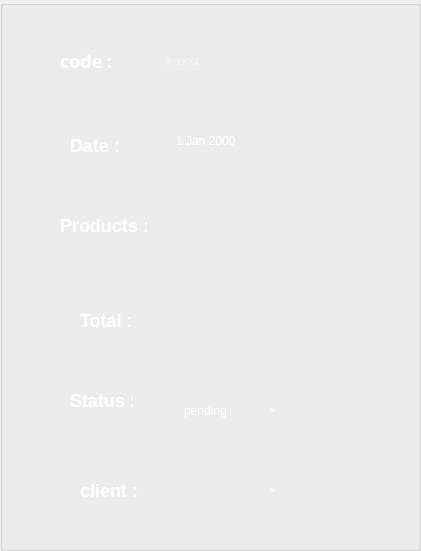
       <widget class="QGroupBox" name="groupBox_3">
        <property name="geometry">
         <rect>
          <x>0</x>
          <y>70</y>
          <width>421</width>
          <height>551</height>
         </rect>
        </property>
        <property name="styleSheet">
         <string notr="true">#widget_2 {
    background: qlineargradient(
        x1:0, y1:0, x2:1, y2:0,

        /* Bleu très clair en entrée */
        stop:0 rgba(90, 150, 255, 70),

        /* Bleu encore plus clair au centre */
        stop:0.5 rgba(140, 190, 255, 60),

        /* Bleu léger et doux en sortie */
        stop:1 rgba(100, 160, 255, 70)
    );

    border-radius: 26px;

    /* contour très discret */
    border: 1px solid rgba(255, 255, 255, 50);

    /* Reflet intérieur très soft (effet verre) */
    box-shadow:
        inset 0 0 35px rgba(255, 255, 255, 30),
        0 0 20px rgba(100, 160, 255, 25);
}
</string>
        </property>
        <property name="title">
         <string/>
        </property>
        <widget class="QLineEdit" name="lineEdit_products">
         <property name="geometry">
          <rect>
           <x>160</x>
           <y>210</y>
           <width>111</width>
           <height>41</height>
          </rect>
         </property>
         <property name="styleSheet">
          <string notr="true">QLineEdit {
    color: white;
    background: transparent;
    padding: 6px 14px;
    border-radius: 18px;

    /* Bordure lumineuse bleu/cyan comme la photo */
    border: 2px solid qlineargradient(
        x1:0, y1:0, x2:1, y2:0,
        stop:0 #00eaff,
        stop:1 #6a7cff
    );
}

/* Effet glow au focus */
QLineEdit:focus {
    border: 2px solid #00eaff;
    box-shadow: 0 0 12px #00eaff;
}
</string>
         </property>
        </widget>
        <widget class="QLineEdit" name="lineEdit_total">
         <property name="geometry">
          <rect>
           <x>170</x>
           <y>300</y>
           <width>121</width>
           <height>41</height>
          </rect>
         </property>
         <property name="styleSheet">
          <string notr="true">QLineEdit {
    color: white;
    background: transparent;
    padding: 6px 14px;
    border-radius: 18px;

    /* Bordure lumineuse bleu/cyan comme la photo */
    border: 2px solid qlineargradient(
        x1:0, y1:0, x2:1, y2:0,
        stop:0 #00eaff,
        stop:1 #6a7cff
    );
}

/* Effet glow au focus */
QLineEdit:focus {
    border: 2px solid #00eaff;
    box-shadow: 0 0 12px #00eaff;
}
</string>
         </property>
        </widget>
        <widget class="QDateEdit" name="dateEdit_date">
         <property name="geometry">
          <rect>
           <x>160</x>
           <y>120</y>
           <width>121</width>
           <height>41</height>
          </rect>
         </property>
         <property name="styleSheet">
          <string notr="true">QDateEdit {
    color: white;
    background: transparent;
    padding: 6px 14px;
    border-radius: 18px;
    border: 2px solid qlineargradient(
        x1:0, y1:0, x2:1, y2:0,
        stop:0 #00eaff,
        stop:1 #6a7cff
    );
}

QDateEdit:focus {
    border: 2px solid #00eaff;
    box-shadow: 0 0 12px #00eaff;
}

QDateEdit::drop-down {
    border: none;
    background: transparent;
    width: 24px;
}

QDateEdit::down-arrow {
    image: url(:/images/ressource/icons8-calendar-50.png);
    width: 20px;
    height: 20px;
}
</string>
         </property>
        </widget>
        <widget class="QLabel" name="label_9">
         <property name="geometry">
          <rect>
           <x>60</x>
           <y>50</y>
           <width>91</width>
           <height>21</height>
          </rect>
         </property>
         <property name="font">
          <font>
           <family>Swis721 Blk BT</family>
           <pointsize>-1</pointsize>
           <italic>false</italic>
           <bold>true</bold>
          </font>
         </property>
         <property name="styleSheet">
          <string notr="true">font-size:18px;
color:#ffffff;
font-weight: bold;</string>
         </property>
         <property name="text">
          <string>code :</string>
         </property>
        </widget>
        <widget class="QLabel" name="label_10">
         <property name="geometry">
          <rect>
           <x>70</x>
           <y>130</y>
           <width>91</width>
           <height>31</height>
          </rect>
         </property>
         <property name="styleSheet">
          <string notr="true">font-size:18px;
color:#ffffff;
font-weight: bold;</string>
         </property>
         <property name="text">
          <string>Date :</string>
         </property>
        </widget>
        <widget class="QLabel" name="label_11">
         <property name="geometry">
          <rect>
           <x>60</x>
           <y>210</y>
           <width>91</width>
           <height>31</height>
          </rect>
         </property>
         <property name="styleSheet">
          <string notr="true">font-size:18px;
color:#ffffff;
font-weight: bold;</string>
         </property>
         <property name="text">
          <string>Products :</string>
         </property>
        </widget>
        <widget class="QLabel" name="label_12">
         <property name="geometry">
          <rect>
           <x>80</x>
           <y>310</y>
           <width>63</width>
           <height>20</height>
          </rect>
         </property>
         <property name="styleSheet">
          <string notr="true">font-size:18px;
color:#ffffff;
font-weight: bold;</string>
         </property>
         <property name="text">
          <string>Total :</string>
         </property>
        </widget>
        <widget class="QLabel" name="label_13">
         <property name="geometry">
          <rect>
           <x>70</x>
           <y>390</y>
           <width>63</width>
           <height>20</height>
          </rect>
         </property>
         <property name="styleSheet">
          <string notr="true">font-size:18px;
color:#ffffff;
font-weight: bold;</string>
         </property>
         <property name="text">
          <string>Status :</string>
         </property>
        </widget>
        <widget class="QLabel" name="label_14">
         <property name="geometry">
          <rect>
           <x>80</x>
           <y>480</y>
           <width>63</width>
           <height>20</height>
          </rect>
         </property>
         <property name="styleSheet">
          <string notr="true">font-size:18px;
color:#ffffff;
font-weight: bold;</string>
         </property>
         <property name="text">
          <string>client :</string>
         </property>
        </widget>
        <widget class="QLineEdit" name="lineEdit_code">
         <property name="geometry">
          <rect>
           <x>150</x>
           <y>40</y>
           <width>131</width>
           <height>41</height>
          </rect>
         </property>
         <property name="tabletTracking">
          <bool>false</bool>
         </property>
         <property name="autoFillBackground">
          <bool>false</bool>
         </property>
         <property name="styleSheet">
          <string notr="true">QLineEdit {
    color: white;
    background: transparent;
    padding: 6px 14px;
    border-radius: 18px;

    /* Bordure lumineuse bleu/cyan comme la photo */
    border: 2px solid qlineargradient(
        x1:0, y1:0, x2:1, y2:0,
        stop:0 #00eaff,
        stop:1 #6a7cff
    );
}

/* Effet glow au focus */
QLineEdit:focus {
    border: 2px solid #00eaff;
    box-shadow: 0 0 12px #00eaff;
}
</string>
         </property>
         <property name="placeholderText">
          <string>x-xxxx</string>
         </property>
        </widget>
        <widget class="QComboBox" name="comboBox_client">
         <property name="geometry">
          <rect>
           <x>170</x>
           <y>470</y>
           <width>111</width>
           <height>41</height>
          </rect>
         </property>
         <property name="styleSheet">
          <string notr="true">QComboBox {
    color: white;
    background: transparent;
    padding: 6px 14px;
    border-radius: 18px;

    /* Bordure lumineuse bleu/cyan comme la photo */
    border: 2px solid qlineargradient(
        x1:0, y1:0, x2:1, y2:0,
        stop:0 #00eaff,
        stop:1 #6a7cff
    );
}

/* Effet glow au focus */
QComboBox:focus {
    border: 2px solid #00eaff;
    box-shadow: 0 0 12px #00eaff;
}
</string>
         </property>
        </widget>
        <widget class="QComboBox" name="comboBox_status">
         <property name="geometry">
          <rect>
           <x>170</x>
           <y>390</y>
           <width>111</width>
           <height>41</height>
          </rect>
         </property>
         <property name="styleSheet">
          <string notr="true">QComboBox {
    color: white;
    background: transparent;
    padding: 6px 14px;
    border-radius: 18px;

    /* Bordure lumineuse bleu/cyan comme la photo */
    border: 2px solid qlineargradient(
        x1:0, y1:0, x2:1, y2:0,
        stop:0 #00eaff,
        stop:1 #6a7cff
    );
}

/* Effet glow au focus */
QComboBox:focus {
    border: 2px solid #00eaff;
    box-shadow: 0 0 12px #00eaff;
}
</string>
         </property>
         <item>
          <property name="text">
           <string>pending</string>
          </property>
         </item>
         <item>
          <property name="text">
           <string>in progress</string>
          </property>
         </item>
         <item>
          <property name="text">
           <string>delivered</string>
          </property>
         </item>
         <item>
          <property name="text">
           <string>cancelled</string>
          </property>
         </item>
        </widget>
        <widget class="QLineEdit" name="ID">
         <property name="geometry">
          <rect>
           <x>270</x>
           <y>210</y>
           <width>81</width>
           <height>41</height>
          </rect>
         </property>
         <property name="styleSheet">
          <string notr="true">QLineEdit {
    color: white;
    background: transparent;
    padding: 6px 14px;
    border-radius: 18px;

    /* Bordure lumineuse bleu/cyan comme la photo */
    border: 2px solid qlineargradient(
        x1:0, y1:0, x2:1, y2:0,
        stop:0 #00eaff,
        stop:1 #6a7cff
    );
}

/* Effet glow au focus */
QLineEdit:focus {
    border: 2px solid #00eaff;
    box-shadow: 0 0 12px #00eaff;
}
</string>
         </property>
        </widget>
        <widget class="QLabel" name="label_87">
         <property name="geometry">
          <rect>
           <x>10</x>
           <y>120</y>
           <width>51</width>
           <height>41</height>
          </rect>
         </property>
         <property name="text">
          <string/>
         </property>
         <property name="pixmap">
          <pixmap>ressource/93.png</pixmap>
         </property>
         <property name="scaledContents">
          <bool>true</bool>
         </property>
        </widget>
        <widget class="QLabel" name="label_88">
         <property name="geometry">
          <rect>
           <x>20</x>
           <y>470</y>
           <width>41</width>
           <height>31</height>
          </rect>
         </property>
         <property name="styleSheet">
          <string notr="true">font-size:18px;
color:#ffffff;
font-weight: bold;</string>
         </property>
         <property name="text">
          <string/>
         </property>
         <property name="pixmap">
          <pixmap>ressource/36.png</pixmap>
         </property>
         <property name="scaledContents">
          <bool>true</bool>
         </property>
        </widget>
        <widget class="QLabel" name="label_92">
         <property name="geometry">
          <rect>
           <x>10</x>
           <y>30</y>
           <width>41</width>
           <height>51</height>
          </rect>
         </property>
         <property name="text">
          <string/>
         </property>
         <property name="pixmap">
          <pixmap>:/images/ressource/WhatsApp_Image_2025-12-03_à_01.36.51_30b495e9-removebg-preview.png</pixmap>
         </property>
         <property name="scaledContents">
          <bool>true</bool>
         </property>
        </widget>
        <widget class="QLabel" name="label_93">
         <property name="geometry">
          <rect>
           <x>10</x>
           <y>200</y>
           <width>41</width>
           <height>51</height>
          </rect>
         </property>
         <property name="text">
          <string/>
         </property>
         <property name="pixmap">
          <pixmap>:/images/ressource/WhatsApp_Image_2025-12-03_à_01.38.02_86f7d76d-removebg-preview.png</pixmap>
         </property>
         <property name="scaledContents">
          <bool>true</bool>
         </property>
        </widget>
        <widget class="QLabel" name="label_94">
         <property name="geometry">
          <rect>
           <x>10</x>
           <y>300</y>
           <width>41</width>
           <height>41</height>
          </rect>
         </property>
         <property name="text">
          <string/>
         </property>
         <property name="pixmap">
          <pixmap>:/images/ressource/WhatsApp_Image_2025-12-03_à_01.38.34_327004ed-removebg-preview.png</pixmap>
         </property>
         <property name="scaledContents">
          <bool>true</bool>
         </property>
        </widget>
        <widget class="QLabel" name="label_96">
         <property name="geometry">
          <rect>
           <x>10</x>
           <y>380</y>
           <width>31</width>
           <height>31</height>
          </rect>
         </property>
         <property name="styleSheet">
          <string notr="true">font-size:18px;
color:#ffffff;
font-weight: bold;</string>
         </property>
         <property name="text">
          <string/>
         </property>
         <property name="pixmap">
          <pixmap>ressource/24.png</pixmap>
         </property>
         <property name="scaledContents">
          <bool>true</bool>
         </property>
        </widget>
        <widget class="QLabel" name="label_85">
         <property name="geometry">
          <rect>
           <x>10</x>
           <y>40</y>
           <width>31</width>
           <height>41</height>
          </rect>
         </property>
         <property name="text">
          <string/>
         </property>
         <property name="pixmap">
          <pixmap resource="resources.qrc">:/images/ressource/555.png</pixmap>
         </property>
         <property name="scaledContents">
          <bool>true</bool>
         </property>
        </widget>
        <widget class="QLabel" name="label_86">
         <property name="geometry">
          <rect>
           <x>10</x>
           <y>200</y>
           <width>41</width>
           <height>41</height>
          </rect>
         </property>
         <property name="text">
          <string/>
         </property>
         <property name="pixmap">
          <pixmap resource="resources.qrc">:/images/ressource/666.png</pixmap>
         </property>
         <property name="scaledContents">
          <bool>true</bool>
         </property>
        </widget>
        <widget class="QLabel" name="label_97">
         <property name="geometry">
          <rect>
           <x>10</x>
           <y>290</y>
           <width>41</width>
           <height>41</height>
          </rect>
         </property>
         <property name="text">
          <string/>
         </property>
         <property name="pixmap">
          <pixmap resource="resources.qrc">:/images/ressource/777.png</pixmap>
         </property>
         <property name="scaledContents">
          <bool>true</bool>
         </property>
        </widget>
       </widget>
